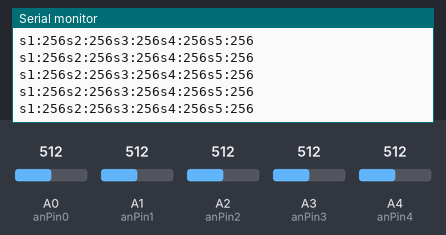
This sketch was run on a simulated Arduino Uno, built with avr-gcc and run on an emulated ATmega328P. On the bench: the last lines printed to the serial monitor. Inputs (shaded band) come from the test bench; at power-on: A0 (anPin0) = 512, A1 (anPin1) = 512, A2 (anPin2) = 512, A3 (anPin3) = 512, A4 (anPin4) = 512.

Above: at 1.2 s.
1.3 s: A0 (anPin0) set to 716
At 1.67 s:
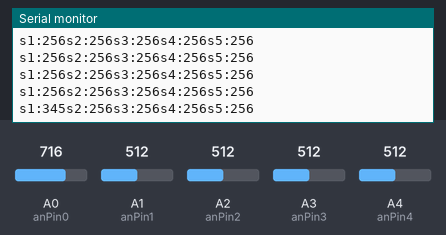
2.8 s: A1 (anPin1) set to 716
At 2.96 s:
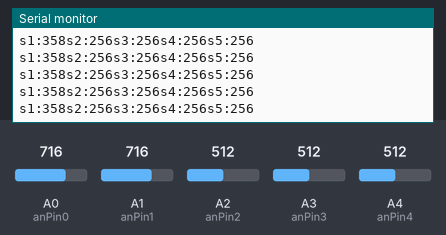
4.3 s: A2 (anPin2) set to 716
At 4.47 s:
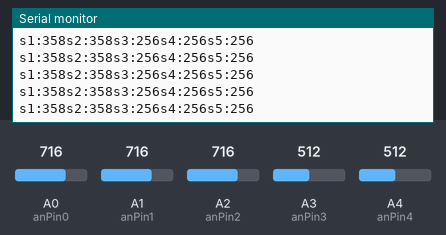
5.8 s: A3 (anPin3) set to 716
At 5.98 s:
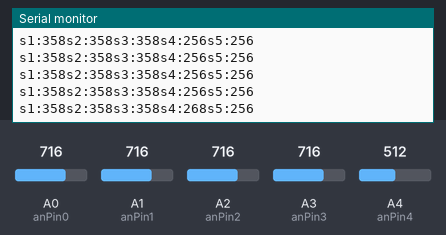
7.3 s: A4 (anPin4) set to 716
At 7.49 s:
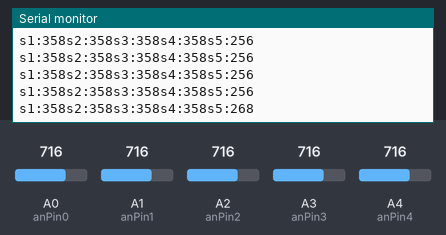
8.8 s: A0 (anPin0) set to 992
At 8.99 s:
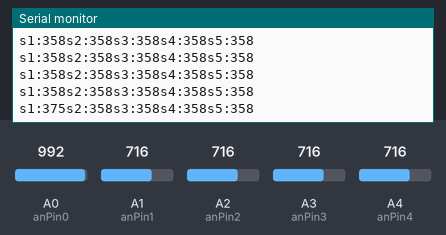
Timing chart, 0 to 11.3 s (numbered marks = the images above; inputs shaded):
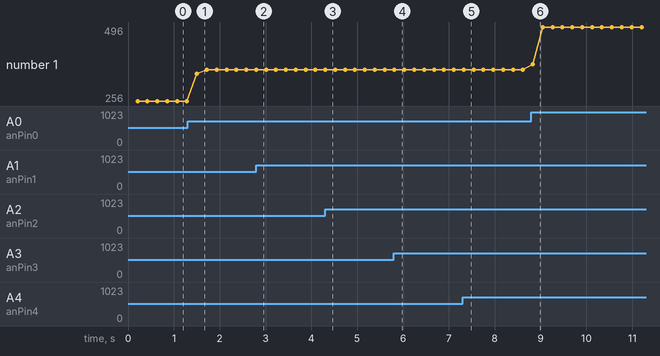

The sketch:

sonar.ino
```cpp
// This program written for Arduino UNO rv3.
// for Maxbotix HRLV-Maxsonar MB1023
//Analog pin 0-4 for reading in the analog voltage from the MaxSonar device.

const int anPin0 = 0;
const int anPin1 = 1;
const int anPin2 = 2;
const int anPin3 = 3;
const int anPin4 = 4;

//variables needed to store values
long anVolt0;
long anVolt1;
long anVolt2;
long anVolt3;
long anVolt4;
long cm0;
long cm1;
long cm2;
long cm3;
long cm4;
int sum0=0;//Create sum variable so it can be averaged
int sum1=0;//Create sum variable so it can be averaged
int sum2=0;//Create sum variable so it can be averaged
int sum3=0;//Create sum variable so it can be averaged
int sum4=0;//Create sum variable so it can be averaged

int sum_mm = 0;
int avgrange=8;//Quantity of values to average (sample size)
int calibration_offset = 0;
float cm_to_inches = 0.393701;
void setup() {

  //This opens up a serial connection to shoot the results back to the PC console
  Serial.begin(57600);

  pinMode(anPin0, INPUT);
  delay(1);
  pinMode(anPin1, INPUT);
  delay(1);
  pinMode(anPin2, INPUT);
  delay(1);
  pinMode(anPin3, INPUT);
  delay(1);
  pinMode(anPin4, INPUT);
}

void loop() {

  //MaxSonar Analog reads are known to be very sensitive. See the Arduino forum for more information.
  //A simple fix is to average out a sample of n readings to get a more consistant reading.\\

  for(int i = 0; i < avgrange ; i++)
  {
    //Used to read in the analog voltage output that is being sent by the MaxSonar device.
    //Scale factor is (Vcc/512) per inch. A 5V supply yields ~9.8mV/cm
    //Arduino analog pin goes from 0 to 1024, so the value has to be divided by 2 to get the actual cm
    anVolt0 = analogRead(anPin0)/2;
    delay(5);
    anVolt1 = analogRead(anPin1)/2;
    delay(5);
    anVolt2 = analogRead(anPin2)/2;
    delay(5);
    anVolt3 = analogRead(anPin3)/2;
    delay(5);
    anVolt4 = analogRead(anPin4)/2;
    delay(5);
    sum0 += anVolt0;
    sum1 += anVolt1;
    sum2 += anVolt2;
    sum3 += anVolt3;
    sum4 += anVolt4;
    //delay(1);
  }

  cm0 = sum0/avgrange;
  cm1 = sum1/avgrange;
  cm2 = sum2/avgrange;
  cm3 = sum3/avgrange;
  cm4 = sum4/avgrange;

  //inches = cm * cm_to_inches;
  //inches = cm * cm_to_inches;
  //inches = cm * cm_to_inches;
  //inches = cm * cm_to_inches;
  //inches = cm * cm_to_inches;

  //Serial.print(inches);
  //Serial.print("in, ");

  Serial.print("s1:");
  Serial.print(cm0);
  Serial.print("s2:");
  Serial.print(cm1);
  Serial.print("s3:");
  Serial.print(cm2);
  Serial.print("s4:");
  Serial.print(cm3);
  Serial.print("s5:");
  Serial.println(cm4);
  //Serial.println();

  //reset sample total
  sum0 = 0;
  sum1 = 0;
  sum2 = 0;
  sum3 = 0;
  sum4 = 0;

  delay(10);

}
```

Measured:
- after the input at 1.3 s, the serial monitor: prints a new line after 0.20 s (image 1)
- after the input at 5.8 s, the serial monitor: prints a new line at once (image 4)
- after the input at 7.3 s, the serial monitor: prints a new line at once (image 5)
- after the input at 8.8 s, the serial monitor: prints a new line at once (image 6)
- plotted number 1: 256 → 358 after the input at 1.3 s, 358 → 496 after the input at 8.8 s
